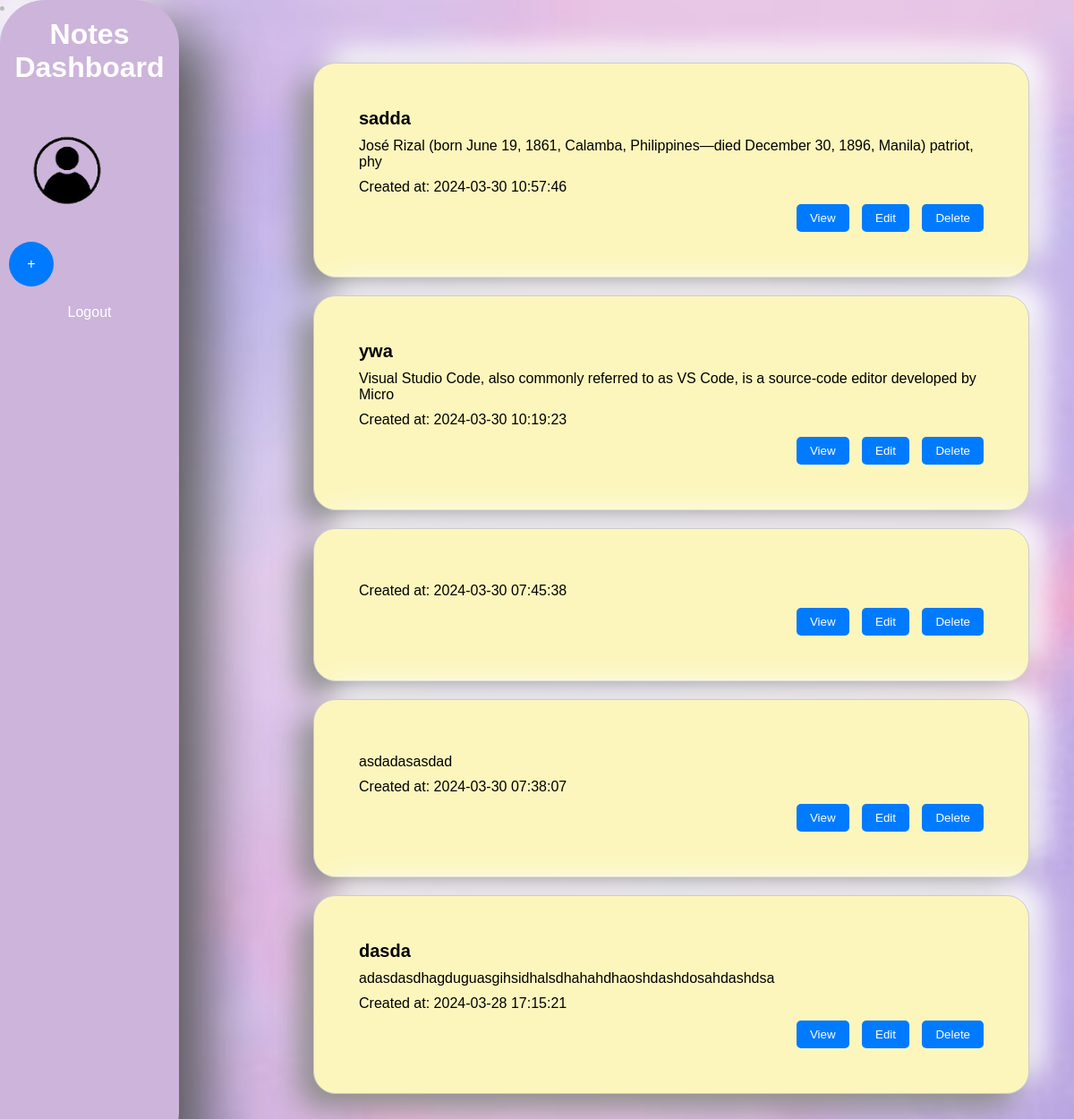
Page /dashboard.php on the committed database.
### tables this page shows
CREATE TABLE `note` (
  `id` int(11) NOT NULL,
  `title` varchar(255) NOT NULL,
  `content` text NOT NULL,
  `created_at` timestamp NOT NULL DEFAULT current_timestamp() ON UPDATE current_timestamp()
);

### dashboard.php (the view, shortened to what this page needs)
<?php
$servername = "localhost";
$username = "root";
$password = "";
$dbname = "notes";
$conn = new mysqli($servername, $username, $password, $dbname);
function getNotes($conn) {
    $sql = "SELECT * FROM note ORDER BY created_at DESC";
    $result = $conn->query($sql);
    $notes = array();
    if ($result && $result->num_rows > 0) {
        while($row = $result->fetch_assoc()) {
            $notes[] = $row;
        }
    }
    return $notes;
}
$notes = getNotes($conn);
?>
<!DOCTYPE html>
<html lang="en">
<head>
</head>
<body>
<div class="container">
<div class="sidebar">
        <h1>Notes Dashboard</h1>
        <a href="profile.php">
        <img src="img/logo profile.png" alt="Logo" width="150">
    </a>
        <ul>
            <li><a href="add_notes.php" class="add-note-btn">+</a></li>
            <li><a href="#" onclick="return confirmLogout()" class="logout">Logout</a></li>
        </ul>
    </div>
    <li><a href="add_notes.php" class="add-note-btn">+</a></li>
    <div class="content">
        <div class="notes-container">
            <?php foreach ($notes as $note): ?>
                <div class="note">
                    <h2><?php echo $note['title']; ?></h2>
                    <p><?php echo substr($note['content'], 0, 100); ?></p>
                    <p>Created at: <?php echo $note['created_at']; ?></p>
                    <div class="note-actions">
                        <button onclick="window.location.href='view_notes.php?id=<?php echo $note['id']; ?>'">View</button>
                        <button onclick="window.location.href='edit_notes.php?id=<?php echo $note['id']; ?>'">Edit</button>
                        <button onclick="window.location.href='delete_notes.php?id=<?php echo $note['id']; ?>'">Delete</button>
                    </div>
                </div>
            <?php endforeach; ?>
        </div>
    </div>
</div>
</body>
</html>

### dashboard.php (style rules this page uses)
body { font-family: Arial, sans-serif; margin: 0; padding: 0; background-color: #f0fff1; background-image: url('img/1.avif'); background-size: cover; background-position: center; background-repeat: no-repeat; display: flex; min-height: 100vh; }
.container { display: flex; flex: 1; position: relative; flex-direction: row; justify-content: space-between; align-items: flex-start; }
.sidebar { height: 100%; width: 200px; border-radius: 50px; position: fixed; top: 0; left: 0; background-color: #cdb4db; padding-top: 20px; color: #fff; display: flex; flex-direction: column; box-shadow: 31px 31px 62px #5a5a5a, -31px -31px 62px #ffffff; }
.sidebar h1 { text-align: center; margin-top: 0; margin-bottom: 30px; }
.sidebar ul { list-style-type: none; padding: 0; margin: 0; }
.sidebar ul li { padding: 10px; text-align: center; }
.sidebar ul li a { color: #fff; text-decoration: none; display: block; }
.content { flex: 1; padding: 50px; margin-left: 250px; }
.notes-container { display: flex; flex-wrap: wrap; gap: 20px; justify-content: space-between; padding: 0; margin-top: 20px; }
.note { flex: 1 1 300px; border: 1px solid #ccc; padding: 50px; box-shadow: 0 2px 4px rgba(0, 0, 0, 0.1); border-radius: 25px; background: #fcf6bd; box-shadow: -16px 16px 32px #8d8d8d, 16px -16px 32px #ffffff; }
.note h2 { margin-top: 0; font-size: 20px; margin-bottom: 10px; }
.note p { margin: 0; margin-bottom: 10px; font-size: 16px; }
.note-actions { text-align: right; }
.note-actions button { padding: 8px 15px; border: none; border-radius: 5px; cursor: pointer; transition: background-color 0.3s ease; background-color: #007bff; color: #fff; }
.note-actions button:not(:last-child) { margin-right: 10px; }
.add-note-btn { display: flex; width: 50px; height: 50px; line-height: 50px; border-radius: 50%; text-align: center; background-color: #007bff; color: #fff; text-decoration: none; }

### rows in the picture
note: title "sadda", content "José Rizal (born June 19, 1861, Calamba, Philippines—died December 30, 1896, Manila) patriot, phy", created_at "2024-03-30 10:57:46"
note: title "ywa", content "Visual Studio Code, also commonly referred to as VS Code, is a source-code editor developed by Micro", created_at "2024-03-30 10:19:23"
note: created_at "2024-03-30 07:45:38"
note: content "asdadasasdad", created_at "2024-03-30 07:38:07"
note: title "dasda", content "adasdasdhagduguasgihsidhalsdhahahdhaoshdashdosahdashdsa", created_at "2024-03-28 17:15:21"
